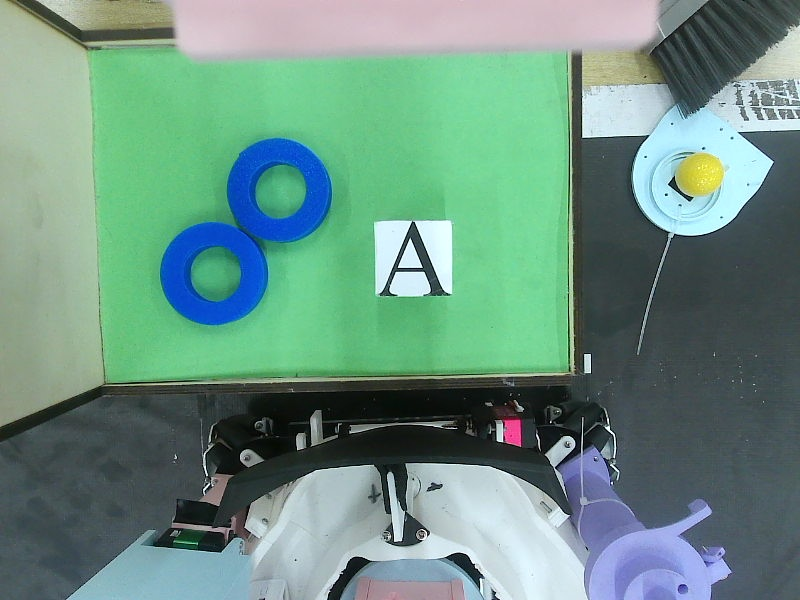
#> input picture rk_main_letter_check_latest.jpg, 800 x 600 px
$ python -i yellow_ball_web.py   (imports and definitions only)
#> lines starting #> are read from the running program, lines starting #| are printed output that depends on the picture; after the words box and inside, x2 and y2 are one past the last pixel; in counts of white or black regions, pixels touching at a corner belong together
#> further down, picture is the input picture: shape (600, 800, 3); mean B, G, R 131.2, 145, 108.4
#!/usr/bin/env python3
import cv2
import numpy as np
import threading
import http.server
import socketserver
import time
import os
import signal
import sys

# [1 line not run here, left out]

frame = None
info_text = "starting..."
lock = threading.Lock()
running = True
PORT = 8102

YELLOW_LOW = np.array([20, 80, 80])
YELLOW_HIGH = np.array([35, 255, 255])
MIN_AREA = 150
MIN_RADIUS = 10
CIRC_THRESH = 0.75


def circularity(c):
    a = cv2.contourArea(c)
    p = cv2.arcLength(c, True)
    if p == 0:
        return 0
    return 4 * np.pi * a / (p * p)


def detect_yellow_ball(img):
    hsv = cv2.cvtColor(img, cv2.COLOR_BGR2HSV)
#> hsv: shape (600, 800, 3); mean H, S, V 85.5, 74.7, 152.9
    mask = cv2.inRange(hsv, YELLOW_LOW, YELLOW_HIGH)
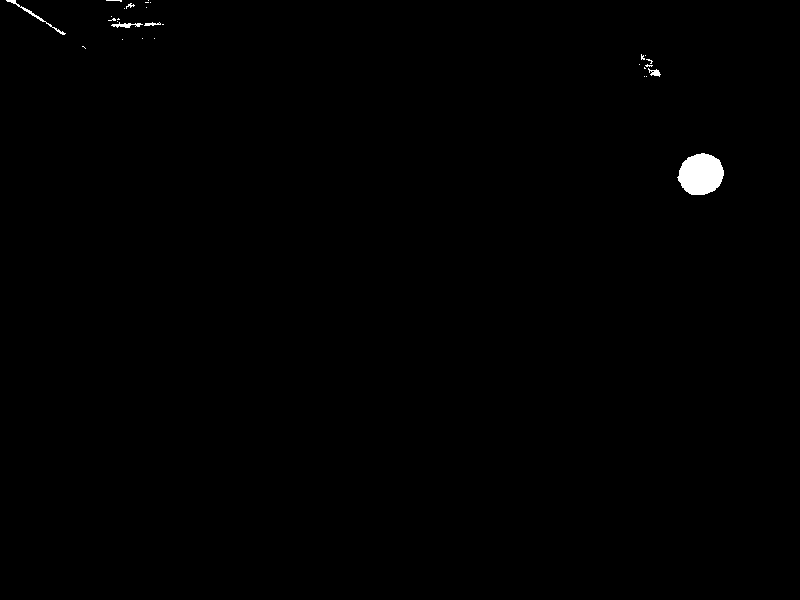
#> mask: shape (600, 800); 0.41% white; 29 white regions (23 under 20 px), largest, box (x1, y1, x2, y2) and area: (677, 153, 724, 195) 1488, (6, 0, 66, 35) 150, (111, 22, 143, 28) 92, (648, 68, 661, 77) 58, (144, 22, 161, 26) 40, (126, 3, 135, 9) 22
    mask = cv2.erode(mask, None, iterations=2)
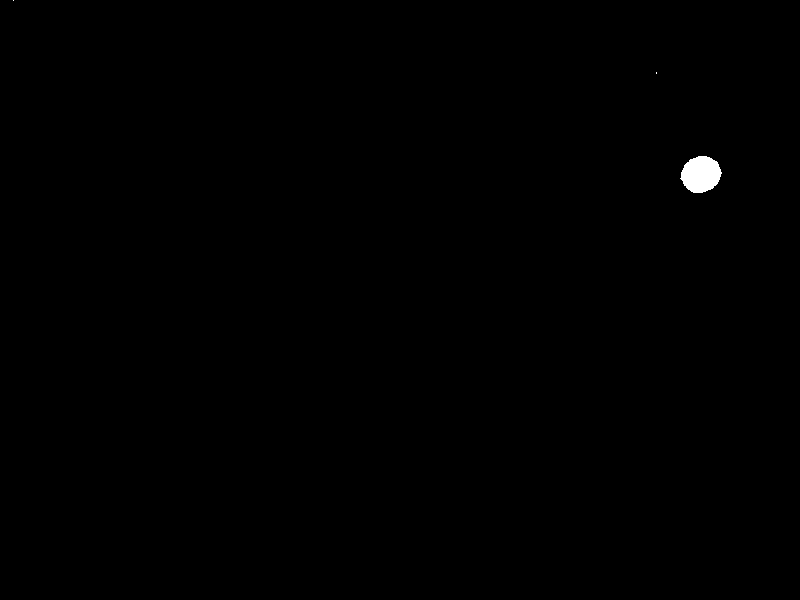
#> mask: shape (600, 800); 0.24% white; 3 white regions (2 under 20 px), largest, box (x1, y1, x2, y2) and area: (680, 156, 722, 193) 1151
    mask = cv2.dilate(mask, None, iterations=2)
#> mask: shape (600, 800); 0.32% white; 3 white regions (1 under 20 px)
    cnts, _ = cv2.findContours(mask, cv2.RETR_EXTERNAL, cv2.CHAIN_APPROX_SIMPLE)
#> cnts = 3 contours, 1 with area under 20; largest, box (x1, y1, x2, y2) and area: (678, 154, 724, 195) 1419, (654, 70, 659, 76) 20
    results = []
    for c in cnts:
        area = cv2.contourArea(c)
        if area < MIN_AREA:
            continue
        circ = circularity(c)
        if circ < CIRC_THRESH:
            continue
        (x, y), r = cv2.minEnclosingCircle(c)
        if r < MIN_RADIUS:
            continue
        conf = min(1.0, (circ - 0.65) / 0.35)
        results.append({
            'cx': int(x), 'cy': int(y), 'r': int(r),
            'circ': round(circ, 3), 'conf': round(conf, 2)
        })
#> this loop made 3 passes
#> (area, a in circularity, p in circularity, circ, x, y, r, conf) on pass 1: (1419, 1419, 144.2, 0.857, 700.1, 173.3, 23.11, 0.592)
#> (c, area) on pass 2: ([[654, 70], [654, 75], [658, 75], [658, 70]], 20)
#> after the loop, results = 1 item
    return results, mask


# [31 lines left out: function camera_loop, not called in this run]


class Handler(http.server.BaseHTTPRequestHandler):
    # [43 lines left out: function do_GET, not called in this run]

    def log_message(self, *a):
        pass


# [1 line that did not run here, left out]
# [11 lines not run here, left out]

>>> import cv2
>>> picture = cv2.imread('../rk_main_letter_check_latest.jpg')
>>> result = detect_yellow_ball(picture)
